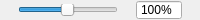
<?xml version="1.0" encoding="UTF-8"?>
<ui version="4.0">
 <class>ZoomAdjust</class>
 <widget class="QWidget" name="ZoomAdjust">
  <property name="geometry">
   <rect>
    <x>0</x>
    <y>0</y>
    <width>200</width>
    <height>20</height>
   </rect>
  </property>
  <property name="sizePolicy">
   <sizepolicy hsizetype="Fixed" vsizetype="Fixed">
    <horstretch>0</horstretch>
    <verstretch>0</verstretch>
   </sizepolicy>
  </property>
  <property name="minimumSize">
   <size>
    <width>200</width>
    <height>20</height>
   </size>
  </property>
  <property name="maximumSize">
   <size>
    <width>200</width>
    <height>24</height>
   </size>
  </property>
  <property name="windowTitle">
   <string>Form</string>
  </property>
  <property name="styleSheet">
   <string notr="true">

QPushButton  {
  background::transparent;
  border:none;
  color:#95A5A6;
}

QPushButton:hover {
  border:1px solid #f5ba9d;
  background: #fce4dc;
}
</string>
  </property>
  <layout class="QHBoxLayout" name="horizontalLayout">
   <property name="spacing">
    <number>0</number>
   </property>
   <property name="leftMargin">
    <number>0</number>
   </property>
   <property name="topMargin">
    <number>0</number>
   </property>
   <property name="rightMargin">
    <number>0</number>
   </property>
   <property name="bottomMargin">
    <number>0</number>
   </property>
   <item>
    <widget class="QPushButton" name="btnZoomOut">
     <property name="minimumSize">
      <size>
       <width>18</width>
       <height>18</height>
      </size>
     </property>
     <property name="maximumSize">
      <size>
       <width>18</width>
       <height>18</height>
      </size>
     </property>
     <property name="text">
      <string/>
     </property>
     <property name="iconSize">
      <size>
       <width>12</width>
       <height>12</height>
      </size>
     </property>
    </widget>
   </item>
   <item>
    <widget class="QSlider" name="slider">
     <property name="minimumSize">
      <size>
       <width>100</width>
       <height>12</height>
      </size>
     </property>
     <property name="maximumSize">
      <size>
       <width>100</width>
       <height>12</height>
      </size>
     </property>
     <property name="minimum">
      <number>1</number>
     </property>
     <property name="maximum">
      <number>200</number>
     </property>
     <property name="value">
      <number>100</number>
     </property>
     <property name="orientation">
      <enum>Qt::Horizontal</enum>
     </property>
     <property name="tickPosition">
      <enum>QSlider::NoTicks</enum>
     </property>
    </widget>
   </item>
   <item>
    <widget class="QPushButton" name="btnZoomIn">
     <property name="minimumSize">
      <size>
       <width>18</width>
       <height>18</height>
      </size>
     </property>
     <property name="maximumSize">
      <size>
       <width>18</width>
       <height>18</height>
      </size>
     </property>
     <property name="text">
      <string/>
     </property>
     <property name="iconSize">
      <size>
       <width>12</width>
       <height>12</height>
      </size>
     </property>
    </widget>
   </item>
   <item>
    <widget class="QSpinBox" name="editFactor">
     <property name="minimumSize">
      <size>
       <width>46</width>
       <height>0</height>
      </size>
     </property>
     <property name="maximumSize">
      <size>
       <width>46</width>
       <height>16777215</height>
      </size>
     </property>
     <property name="buttonSymbols">
      <enum>QAbstractSpinBox::NoButtons</enum>
     </property>
     <property name="suffix">
      <string>%</string>
     </property>
     <property name="maximum">
      <number>200</number>
     </property>
     <property name="value">
      <number>100</number>
     </property>
    </widget>
   </item>
   <item>
    <widget class="QPushButton" name="btnFit">
     <property name="minimumSize">
      <size>
       <width>18</width>
       <height>18</height>
      </size>
     </property>
     <property name="maximumSize">
      <size>
       <width>18</width>
       <height>18</height>
      </size>
     </property>
     <property name="text">
      <string/>
     </property>
     <property name="iconSize">
      <size>
       <width>12</width>
       <height>12</height>
      </size>
     </property>
    </widget>
   </item>
  </layout>
 </widget>
 <resources/>
 <connections/>
</ui>
